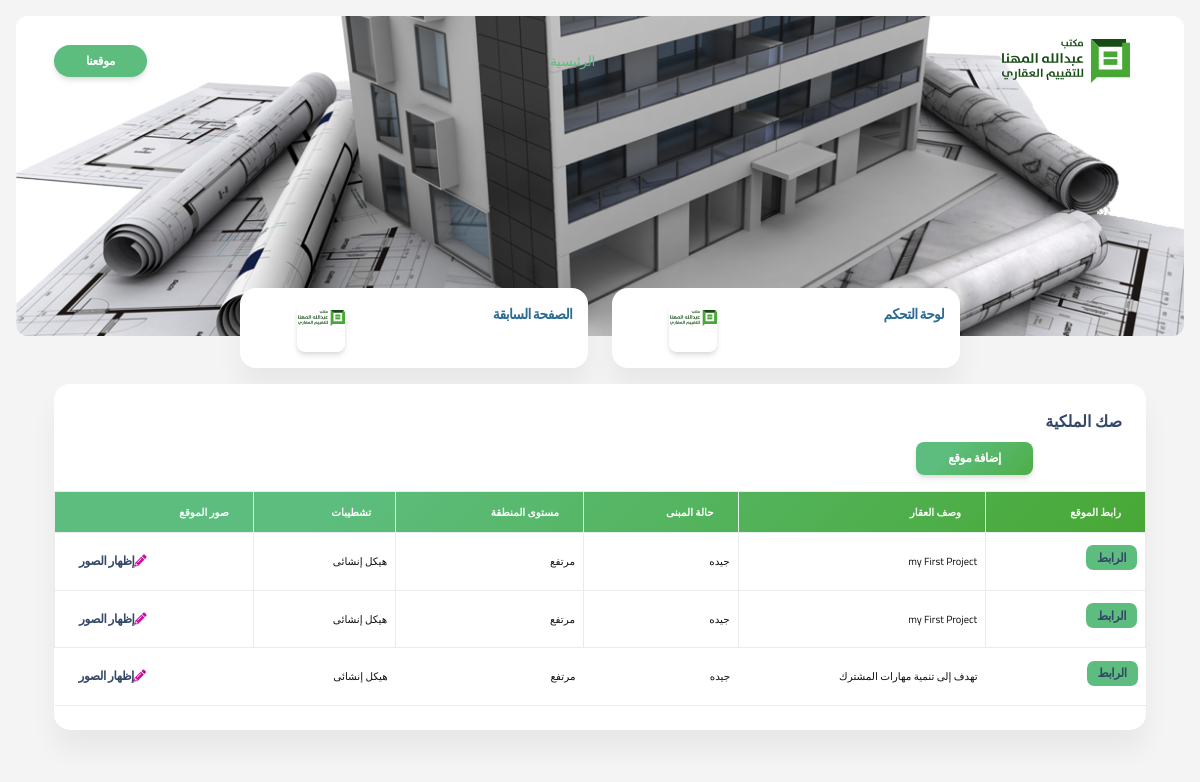
Screenshot of /documents/locations/all with the database file from the repository.
### documents/models.py (models this page shows)
class Location(models.Model):
    LOCATION_STATUS = (
        (1, 'ممتازة'),
        (2, 'جيده'),
        (3, 'سيئة')
    )
    status = models.SmallIntegerField(null=True, choices=LOCATION_STATUS)
    url = models.URLField(null=True, blank=True)
    description = models.TextField(null=True, blank=True)
    ZONE_LEVEL = (
        (1, 'مرتفع'),
        (2, 'منخفض'),
    )
    zone_level = models.SmallIntegerField(null=True, choices=ZONE_LEVEL)
    FINISHING = (
        (1, 'دهانات'),
        (2, 'هيكل إنشائى'),
        (3, 'الأرضيات')
    )
    finishing = models.SmallIntegerField(null=True, choices=FINISHING)

### documents/views.py (the view)
# urls.py: path('locations/all', views.AllLocations.as_view(), name='all-locations'),
class AllLocations(View):
    def get(self, request):
        data = Location.objects.all()
        return render(request, 'documents/locations/allLocations.html', context={"data": data})

### templates/documents/locations/allLocations.html (shortened to what this page needs)
{% extends 'masterpage.html' %}
{% load static %}
{% block body %}
    <section class="min-vh-85 mb-8" style="background-color: #f4f4f4">
        <div class=" bg-kheer page-header align-items-start min-vh-90 pt-5 pb-11 m-3 border-radius-lg"
             style="background-image: url('../../../static/images/mahna.png')">
            <div class="container">
                <div class="row justify-content-center">
                    <div class="col-lg-5 text-center mx-auto pt-lg-5">
                    </div>
                </div>
            </div>
        </div>
        <div class="container">
            {% include 'partials/_menu.html' %}
            <div class="row pt-3">
                <div class="col-12">
                    <div class="card mb-4">
                        <div class="card-header pb-0">
                            <h6>صك الملكية</h6>
                            <div class="row d-flex justify-content-center">
                                <div class="col-10 ">
                                    <a href="{% url 'add-location' %}" class="btn btn-sm text-white bg-mahna">
                                        إضافة موقع
                                    </a>
                                </div>
                            </div>
                        </div>
                        <div class="card-body px-0 pt-0 pb-2">
                            <div class="table-responsive">
                                <table class="table align-items-center table-bordered">
                                    <thead class="bg-mahna" style="height: 2vh;">
                                    <tr>
                                        <th class="text-xxs font-weight-bolder text-white">رابط الموقع</th>
                                        <th class="text-xxs font-weight-bolder text-white">وصف العقار</th>
                                        <th class="text-xxs text-white font-weight-bolder">حالة المبنى</th>
                                        <th class="text-xxs font-weight-bolder text-white">مستوى المنطقة</th>
                                        <th class="text-xxs font-weight-bolder text-white"> تشطيبات</th>
                                        <th class="text-xxs font-weight-bolder text-white">صور الموقع</th>
                                    </tr>
                                    </thead>
                                    <tbody>
                                    {% for item in data %}
                                        <tr>
                                            <td>
                                                    <span class="badge badge-sm bg-maal">
                                                      <a href="{{ item.url }}">
                                                          الرابط
                                                      </a>
                                                    </span>
                                            </td>
                                            <td>
                                                <p class="mb-0 text-xxs txt-black">{{ item.description }}</p>
                                            </td>
                                            <td>
                                                <p class="mb-0 text-xxs txt-black">{{ item.get_status_display }}</p>
                                            </td>
                                            <td>
                                                <p class="mb-0 text-xxs txt-black">{{ item.get_zone_level_display }}</p>
                                            </td>
                                            <td>
                                                <p class="mb-0 text-xxs txt-black">{{ item.get_finishing_display }}</p>
                                            </td>
                                             <td class="ms-auto text-start">
                                            <a class="btn btn-link text-dark px-3 mb-0" href=""><i class="fas fa-pencil-alt text-primary me-2" aria-hidden="true"></i>إظهار الصور</a>
                                        </td>
                                        </tr>
                                    {% endfor %}
                                    </tbody>
                                </table>
                            </div>
                        </div>
                    </div>
                </div>
            </div>
        </div>
    </section>
{% endblock body %}

### rows the page displays
Location: description "my First Project", status "جيده", zone_level "مرتفع", finishing "هيكل إنشائى"
Location: description "my First Project", status "جيده", zone_level "مرتفع", finishing "هيكل إنشائى"
Location: description "تهدف إلى تنمية مهارات المشترك", status "جيده", zone_level "مرتفع", finishing "هيكل إنشائى"
